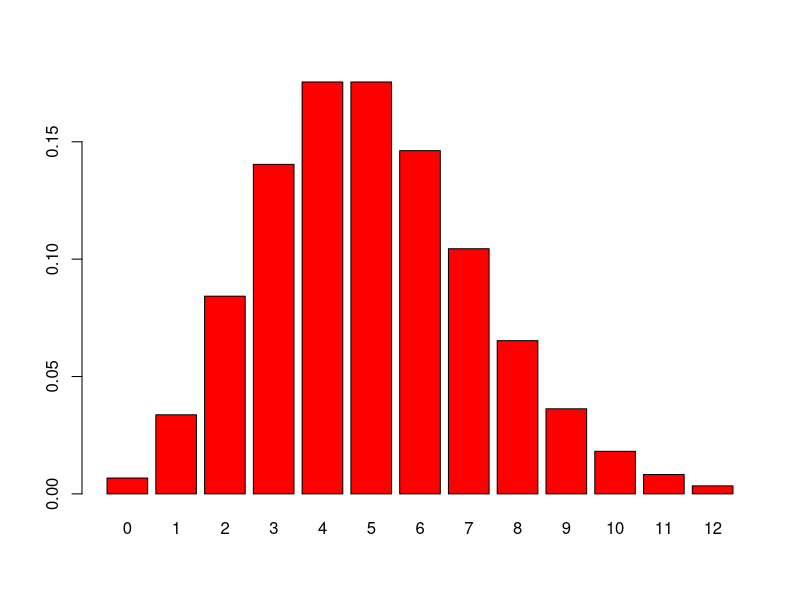
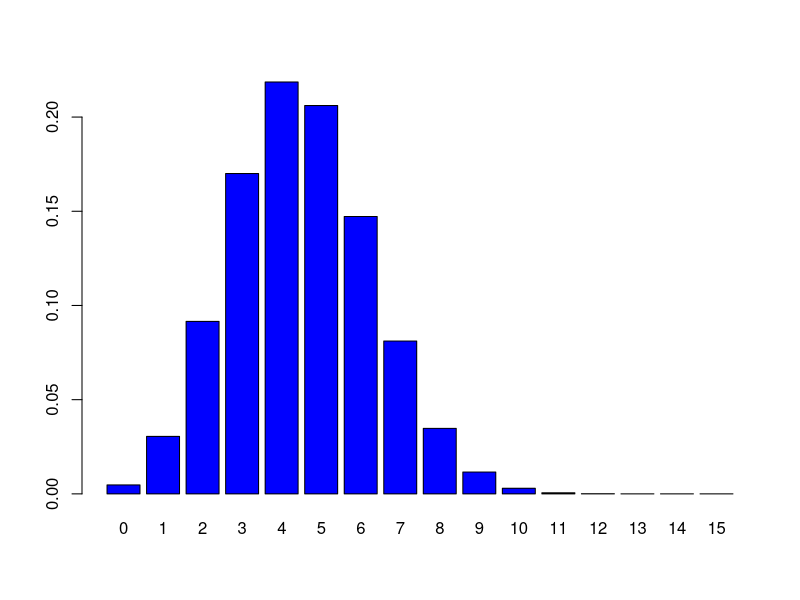

Here is the R script that generated these plots, in order:
## ---- chunk 1

# odds of excactly 3 instances in a piosson distribution with rate 5
dpois(x = 3, lambda = 5)
## ---- chunk 2

# pass a range using :
barplot(dpois(0:12, 5), names.arg = 0:12, col = "red")
## ---- chunk 3

# Blood types of 19 hypoethetical people
genotype = c("AA","AO","BB","AO","OO","AO","AA","BO","BO",
             "AO","BB","AO","BO","AB","OO","AB","BB","AO","AO")
table(genotype)
## ---- chunk 4

# fair coin 
rbinom(15, prob = 0.5, size = 1)
## ---- chunk 5

# emulate the 2/3 falling into the right of the box
rbinom(15, prob = 2/3, size = 1)

# to just get the number, not the vector of results:
rbinom(1, prob = 2/3, size = 12)

# probability mass distribution 
probabilities = dbinom(0:15, prob = 0.3, size = 15)
round(probabilities, 2)

# we can plot it thusly
barplot(probabilities, names.arg = 0:15, col = "blue")
